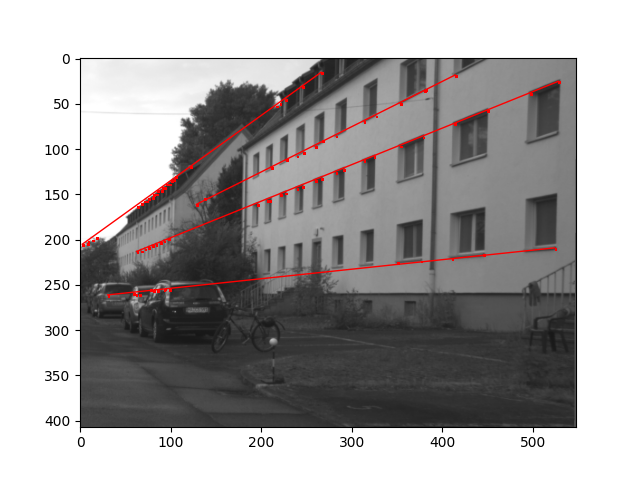

The Python source for this figure:
import numpy as np
import matplotlib.pyplot as plt
import matplotlib.patches as patches


def detect_points(source):
    row, col = source.shape
    points = []
    for i in range(row):
        for j in range(col):
            if source[i][j] != 0:
                points.append((i, j))

    return points


def find_line(point_1, point_2):
    x1, y1 = point_1
    x2, y2 = point_2

    m = (y2 - y1) / (x2 - x1)
    b = y1 - m * x1

    return m, b


def distance_point2line(slope, intercept, point):
    x2, y2 = point
    m1 = slope
    b1 = intercept
    m2 = - 1 / slope
    b2 = y2 - m2 * x2
    x1 = (b2 - b1) / (m1 - m2)
    y1 = m1 * x1 + b1

    dist = np.sqrt((y2 - y1) ** 2 + (x2 - x1) ** 2)

    return dist


# def plot_pointsNline(source, points_subset):


def ransac(points, used_subset, min_inlier, dist_threshold):
    # Initial number of points
    s = 2
    # Distance threshold
    t = dist_threshold
    # Outlier ratio
    e = 0.5
    # Probability of a least one random sample is free from outliers
    p = 0.99
    # Number of samples
    n = int(np.ceil(np.log(1 - p) / np.log(1 - (1 - e) ** s)))

    # i = 0  # iteration

    best_subset = []
    best_num_inlier = 0

    for i in range(n):
        inlier_subset = []

        index_1 = np.random.randint(len(points))
        while index_1 in used_subset:
            index_1 = np.random.randint(len(points))

        index_2 = np.random.randint(len(points))
        while index_2 in used_subset:
            index_2 = np.random.randint((len(points)))

        slope, intercept = find_line(points[index_1], points[index_2])

        num_inlier = 0

        for index in range(len(points)):
            if distance_point2line(slope, intercept, points[index]) <= dist_threshold:
                num_inlier += 1
                inlier_subset.append(index)

        if num_inlier > best_num_inlier:
            best_num_inlier = num_inlier
            best_subset.clear()
            best_subset = inlier_subset.copy()

        if num_inlier >= min_inlier:
            break

    return best_subset


def ransac_findlines(image, hessian_matrix, min_inlier, dist_threshold, result_dir):
    points = detect_points(hessian_matrix)
    used_subset = np.array([])
    lines = []

    i = 0
    while i < 4:
        find_subset = np.array(ransac(points, used_subset, min_inlier, dist_threshold))
        fig, ax = plt.subplots(1)
        ax.imshow(image)

        left_most = points[find_subset[0]]
        right_most = points[find_subset[0]]

        for index in find_subset:
            y, x = points[index]
            rect = patches.Rectangle((x, y), 3, 3, facecolor='r')
            ax.add_patch(rect)

            if x < left_most[1]:
                left_most = points[index]
            elif x > right_most[1]:
                right_most = points[index]

        line = (left_most, right_most)
        plt.plot([left_most[1], right_most[1]], [left_most[0], right_most[0]], color='red', linewidth=1)
        plt.show()

        print('Is it a correct line? (y/n)')
        x = input()
        if x == 'y':
            used_subset = np.append(used_subset, find_subset)
            lines.append(line)
            i += 1

    fig, ax = plt.subplots(1)
    ax.imshow(image)

    for index in used_subset:
        y, x = points[int(index)]
        rect = patches.Rectangle((x, y), 3, 3, facecolor='r')
        ax.add_patch(rect)

    for line in lines:
        plt.plot([line[0][1], line[1][1]], [line[0][0], line[1][0]], color='red', linewidth=1)

    plt.show()

    fig.savefig(result_dir + 'ransac.png')

